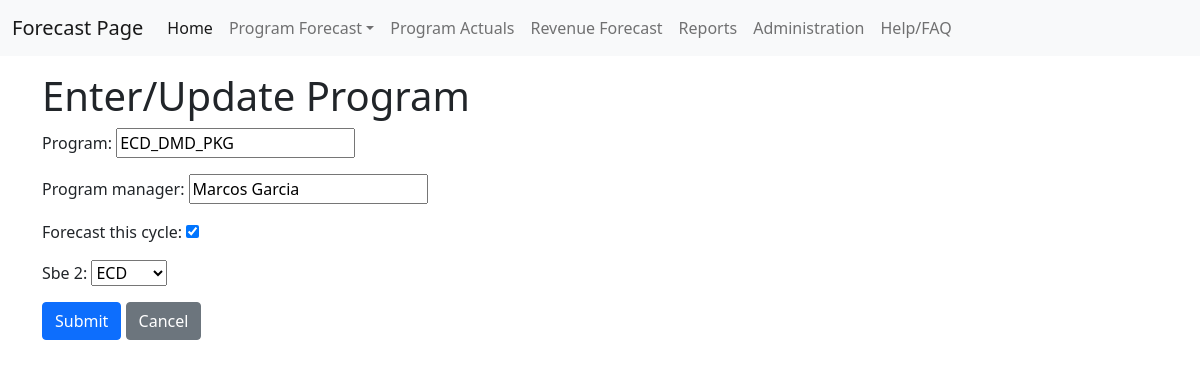
Screenshot of /program/update/1/edit/ with the database file from the repository.
### forecast/models.py (models this page shows, shortened)
class Program(models.Model):
    program = models.CharField(max_length=100)
    program_manager = models.CharField(max_length = 100)
    forecast_this_cycle = models.BooleanField(default=True)
    sbe_2 = models.ForeignKey('Sbe_2', on_delete=models.CASCADE)
    internal_ord_list = models.CharField(max_length=1000, default="")

class Sbe_2(models.Model):
    sbe_2 = models.CharField(max_length=15, null=True)
    forecast_this_cycle = models.BooleanField(default=True)
    def __str__(self):
        return self.sbe_2

### forecast/views.py (the view)
# urls.py: path('program/update/<int:pk>/edit/', views.ProgramUpdateView.as_view(), name = 'program_update'),
class ProgramUpdateView(UpdateView):
    form_class = ProgramForm
    model = Program
    redirect_field_name = 'forecast/program_list.html'
    success_url =  reverse_lazy('program_list')

### forecast/forms.py
class ProgramForm(forms.ModelForm): #you frequently call forms.ModelForm to make the form.
    class Meta():
        model = Program
        fields = ('program','program_manager','forecast_this_cycle','sbe_2')

### forecast/templates/forecast/program_form.html (shortened to what this page needs)
{% extends 'base.html' %}
{% block body_block %}
    <br>
    <div class="container">
        <h1>Enter/Update Program</h1>
        <form class="" method="post">
            {{form.as_p}}
            <button type="submit" name="button" class = 'save btn btn-primary'>Submit</button>
            <a class = 'btn btn-secondary' href = {% url 'program_list' %}>Cancel</a>
        </form>
    </div>
{% endblock %}

### rows the page displays
Program: program "ECD_DMD_PKG", program_manager "Marcos Garcia"
Sbe_2: forecast_this_cycle "☑"
Sbe_2: sbe_2 "ECD"
